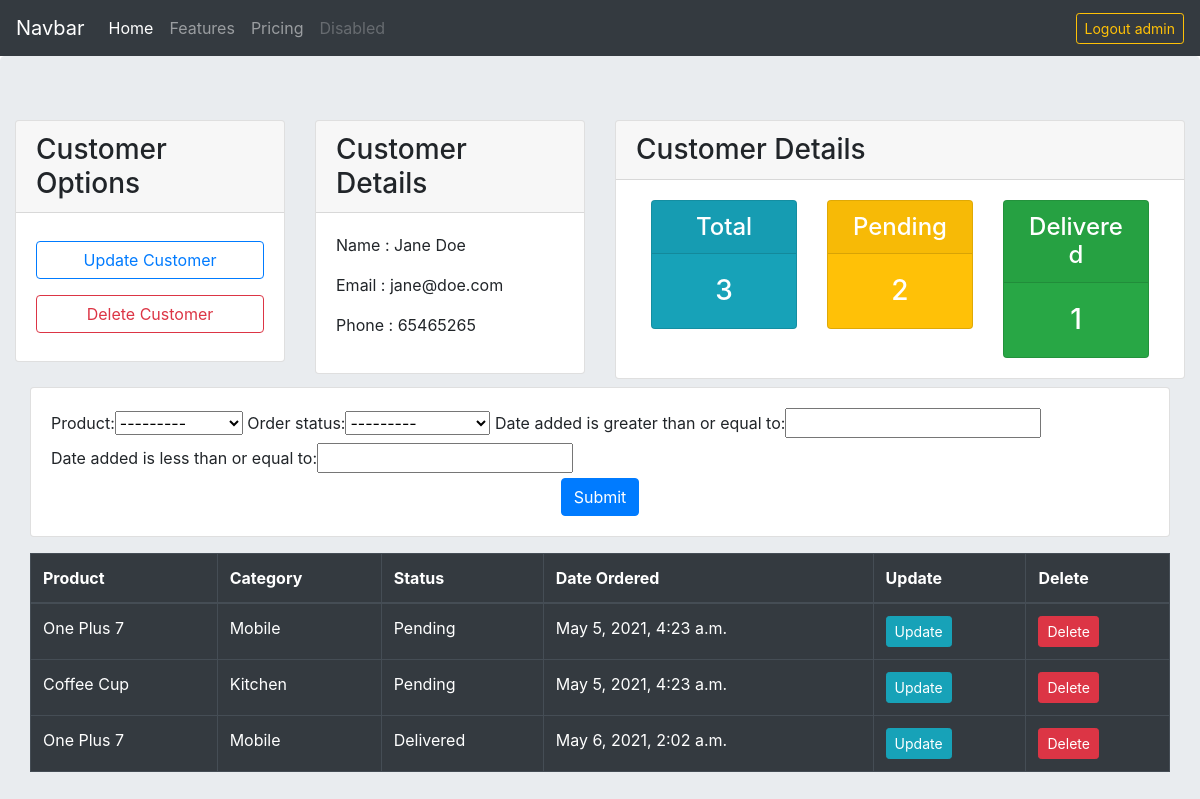
Screenshot of /customer/3 (signed in) with the database file from the repository.
### accounts/models.py (models this page shows, shortened)
class Customer(models.Model):
    user = models.OneToOneField(User,null=True,on_delete=models.CASCADE)
    name = models.CharField(max_length=200)
    email = models.EmailField()
    phone = models.CharField(max_length=200)
    date_added = models.DateTimeField(auto_now_add=True)

class Order(models.Model):
    ORDER_STATUS = (
        ("Pending","Pending"),
        ('Out For Delivery','Out For Delivery'),
        ("Delivered","Delivered")
    )
    product = models.ForeignKey(Product,null=True,on_delete=models.SET_NULL)
    customer = models.ForeignKey(Customer,null=True,on_delete=models.SET_NULL)
    order_status = models.CharField(max_length=200,choices=ORDER_STATUS)
    date_added = models.DateTimeField(auto_now_add=True)

class Product(models.Model):
    name = models.CharField(max_length=200)
    description = models.CharField(max_length=200)
    price = models.FloatField()
    category = models.ForeignKey(Category, null=True ,on_delete=models.SET_NULL)
    tags = models.ManyToManyField(Tag)
    date_added = models.DateTimeField(auto_now_add=True)
    def __str__(self):
        return self.name

class Category(models.Model):
    name = models.CharField(max_length=200)
    def __str__(self):
        return self.name

### accounts/views.py (the view)
# urls.py: path('customer/<int:pk>',views.customer,name="customer"),
@login_required(login_url='login')
def customer(request,pk):
    customer = Customer.objects.get(id=pk)
    orders = customer.order_set.all()
    order_filter = OrderFilter(request.GET,queryset=orders)
    orders = order_filter.qs
    total = orders.all().count()
    pending = orders.filter(order_status="Pending").count()
    delivered = orders.filter(order_status="Delivered").count()
    context = {'customer':customer,'orders':orders, 'total':total,
               'pending':pending,'delivered':delivered,'filter':order_filter}
    return render(request,'accounts/customer.html',context)

### templates/accounts/customer.html (shortened to what this page needs)
{% extends "accounts/layout/main.html" %}
{% block content %}
    <div class="container-fluid">
      <div class="row">
        <div class="col-3">
          <div class="card">
            <div class="card-header">
              <h3 class="card-title mb-0">Customer Options</h3>
            </div>
            <div class="card-body">
              <a href="#"
              class="btn btn-outline-primary my-2 w-100">Update Customer</a>
              <a href="#"
              class="btn btn-outline-danger my-2 w-100">Delete Customer</a>
            </div>
          </div>
        </div>
        <div class="col-3">
          <div class="card">
            <div class="card-header">
              <h3 class="card-title mb-0">Customer Details</h3>
            </div>
            <div class="card-body">
              <p>Name : {{customer.name}}</p>
              <p>Email : {{customer.email}}</p>
              <p>Phone : {{customer.phone}}</p>
            </div>
          </div>
        </div>
        <div class="col-6">
            <div class="card">
              <div class="card-header">
                <h3 class="card-title mb-0">Customer Details</h3>
              </div>
              <div class="card-body">
                {% include "accounts/stats.html" %}
              </div>
            </div>
        </div>
      </div>
      <div class="container-fluid py-2">
        <div class="card">
          <div class="card-body">
            <form class=""  method="get">
                {{filter.form}}
                <div class="text-center">
                  <input type="submit" class="btn btn-primary">
                </div>
            </form>
          </div>
        </div>
      </div>
      <div class="container-fluid py-2">
          <table class="table table-dark table-bordered">
              <thead>
                <tr>
                  <th>Product</th>
                  <th>Category</th>
                  <th>Status</th>
                  <th>Date Ordered</th>
                  <th>Update</th>
                  <th>Delete</th>
                </tr>
              </thead>
              <tbody>
                {% for order in orders %}
                  <tr>
                    <td>{{order.product.name}}</td>
                    <td>{{order.product.category}}</td>
                    <td>{{order.order_status}}</td>
                    <td>{{order.date_added}}</td>
                    <td><a href="{% url 'update_order' order.id %}" class="btn btn-sm btn-info">Update</a></td>
                    <td><a href="#" class="btn btn-sm btn-danger">Delete</a></td>
                  </tr>
                {% endfor %}
              </tbody>
          </table>
      </div>
    </div>
{% endblock content %}

### templates/accounts/navbar.html (shortened to what this page needs)
<nav class="navbar navbar-expand-lg navbar-dark bg-dark">
  <a class="navbar-brand" href="#">Navbar</a>
  <div class="collapse navbar-collapse" id="navbarNavAltMarkup">
    <div class="navbar-nav w-100">
      <a class="nav-link active" href="#">Home <span class="sr-only">(current)</span></a>
      <a class="nav-link" href="#">Features</a>
      <a class="nav-link" href="#">Pricing</a>
      <a class="nav-link disabled" href="#" tabindex="-1" aria-disabled="true">Disabled</a>
      {% if request.user.username != "AnonymousUser" %}
      <div class="ml-auto d-flex align-items-center">
        <a href="{% url 'logout' %}"
           class="btn btn-sm btn-outline-warning">Logout {{request.user}}</a>
      </div>
      {% endif %}
      </div>
  </div>
</nav>

### rows the page displays
Customer: name "Jane Doe", email "jane@doe.com", phone "65465265"
Order: product.name "One Plus 7", product.category "Mobile", order_status "Pending", date_added "May 5, 2021, 4:23 a.m."
Order: product.name "Coffee Cup", product.category "Kitchen", order_status "Pending", date_added "May 5, 2021, 4:23 a.m."
Order: product.name "One Plus 7", product.category "Mobile", order_status "Delivered", date_added "May 6, 2021, 2:02 a.m."

### other values shown
{{ request.user }} "admin"
{{ total }} "3"
{{ pending }} "2"
{{ delivered }} "1"
